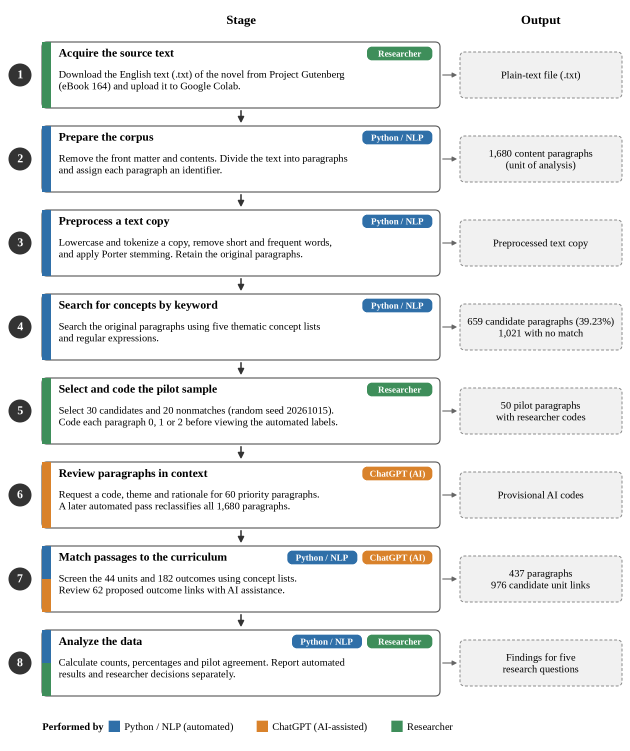
#> input picture projects/verne-science-education/figures/manuscript-en/Figure_1_Workflow.png, 1890 x 2253 px, found by its file name (shown at 1/3 size)
$ python translate_manuscript_figures.py --output out
#> lines starting #> are read from the running program, lines starting #| are printed output that depends on the picture
from pathlib import Path
from io import BytesIO
import argparse
from functools import lru_cache
from PIL import Image, ImageDraw, ImageFont

PROJECT = Path(__file__).resolve().parents[2]
SOURCE = PROJECT / "figures" / "manuscript-tr"
FIGURE_NAMES = {2: 'Figure_1_Workflow.png', 3: 'Figure_2_Keyword_Candidates.png', 4: 'Figure_3_Preliminary_Labels.png'}
parser = argparse.ArgumentParser(description="Render the English labels on the full manuscript's three original figure layouts.")
parser.add_argument("--output", type=Path, required=True, help="Folder for the English PNG files")
OUTPUT = parser.parse_args().output
OUTPUT.mkdir(parents=True, exist_ok=True)
SERIF = "/usr/share/fonts/truetype/liberation/LiberationSerif-"
SANS = "/usr/share/fonts/truetype/dejavu/DejaVuSans"
@lru_cache(maxsize=None)
def font(family, bold, pixels):
    if family == "serif": name = SERIF + ("Bold" if bold else "Regular") + ".ttf"
    else: name = SANS + ("-Bold" if bold else "") + ".ttf"
    return ImageFont.truetype(name, pixels)

class Overlay:
    def __init__(self, number, virtual_width):
#> called with number = 2, virtual_width = 805
        self.number = number
        self.image = Image.open(SOURCE / FIGURE_NAMES[number]).convert("RGBA")
#> self.image is the input picture: PIL image 1890x2253 RGBA; mean R, G, B, A 237.3, 238.3, 238.2, 255
        self.d = ImageDraw.Draw(self.image)
        self.s = self.image.width / virtual_width
#> self.s = 2.35
    def point(self, coords):
        return tuple(round(x*self.s) for x in coords)
    def box(self, region, color="white"):
        self.d.rectangle(self.point(region), fill=color)
    def rounded(self, region, color, r):
        self.d.rounded_rectangle(self.point(region), radius=round(self.s*r), fill=color)
    def text(self, pos, line, size, *, color="black", bold=False, family="sans", anchor="lm", max_width=None):
#> called with pos = (308, 25), line = 'Stage', size = 16, color = 'black', bold = True, family = 'serif', anchor = 'mm'
        pixels = round(size*self.s)
#> pixels = 38
        while max_width and font(family,bold,pixels).getlength(line) > max_width*self.s:
            pixels -= 1
#> after the loop, pixels = 38
        self.d.text(self.point(pos), line, fill=color, font=font(family,bold,pixels), anchor=anchor, stroke_width=0)
    def lines(self, x, center, lines, step, size, **kw):
        for k,line in enumerate(lines):
            self.text((x,center+(k-(len(lines)-1)/2)*step),line,size,**kw)
    def blank_bar_annotation(self, x, y, w):
        x1,y1,x2,y2=self.point((x, y-11, x+w, y+11))
        sy=round((y-21)*self.s)
        clean=self.image.crop((x1,sy,x2,sy+1)).resize((x2-x1,y2-y1))
        self.image.paste(clean,(x1,y1))
    def save(self):
        # Keep the source resolution and color information. Word uses physical
        # resolution when it calculates the tight text wrap around these charts.
        def chunks(payload):
            i=8
            while i < len(payload):
                size=int.from_bytes(payload[i:i+4], "big")
                yield payload[i+4:i+8],payload[i:i+12+size]
                i+=12+size
        source=(SOURCE / FIGURE_NAMES[self.number]).read_bytes()
        metadata=b"".join(c for name,c in chunks(source) if name in (b"pHYs",b"gAMA",b"sRGB",b"tEXt"))
        buffer=BytesIO();self.image.save(buffer,format="PNG",optimize=True)
        edited=bytearray(source[:8])
        for name,chunk in chunks(buffer.getvalue()):
            edited.extend(chunk)
            if name==b"IHDR":edited.extend(metadata)
        (OUTPUT / FIGURE_NAMES[self.number]).write_bytes(edited)

def workflow():
    a=Overlay(2,805)
    sh=dict(family="serif")
    a.box((265,10,353,40));a.box((656,10,726,40))
    a.text((308,25),"Stage",16,bold=True,anchor="mm",**sh)
    a.text((691,25),"Output",16,bold=True,anchor="mm",**sh)
    data=[
        ("Acquire the source text",["Download the English text (.txt) of the novel from Project Gutenberg", "(eBook 164) and upload it to Google Colab."],["Plain-text file (.txt)"],["Researcher"]),
        ("Prepare the corpus",["Remove the front matter and contents. Divide the text into paragraphs", "and assign each paragraph an identifier."],["1,680 content paragraphs", "(unit of analysis)"],["Python / NLP"]),
        ("Preprocess a text copy",["Lowercase and tokenize a copy, remove short and frequent words,", "and apply Porter stemming. Retain the original paragraphs."],["Preprocessed text copy"],["Python / NLP"]),
        ("Search for concepts by keyword",["Search the original paragraphs using five thematic concept lists", "and regular expressions."],["659 candidate paragraphs (39.23%)", "1,021 with no match"],["Python / NLP"]),
        ("Select and code the pilot sample",["Select 30 candidates and 20 nonmatches (random seed 20261015).", "Code each paragraph 0, 1 or 2 before viewing the automated labels."],["50 pilot paragraphs", "with researcher codes"],["Researcher"]),
        ("Review paragraphs in context",["Request a code, theme and rationale for 60 priority paragraphs.", "A later automated pass reclassifies all 1,680 paragraphs."],["Provisional AI codes"],["ChatGPT (AI)"]),
        ("Match passages to the curriculum",["Screen the 44 units and 182 outcomes using concept lists.", "Review 62 proposed outcome links with AI assistance."],["437 paragraphs", "976 candidate unit links"],["Python / NLP","ChatGPT (AI)"]),
        ("Analyze the data",["Calculate counts, percentages and pilot agreement. Report automated", "results and researcher decisions separately."],["Findings for five", "research questions"],["Python / NLP","Researcher"])
    ]
    colors={"Researcher":(62,142,90),"Python / NLP":(47,111,168),"ChatGPT (AI)":(217,130,43)}
    tops=[53.5,160.8,268.1,375.5,482.8,590.2,697.5,804.9]
    for top,(title,body,output,agents) in zip(tops,data):
        a.box((71,top+2,557,top+81),"white")
        a.text((75,top+14),title,15,bold=True,max_width=(284 if len(agents)==2 else 380),**sh)
        for j,line in enumerate(body):
            a.text((75,top+41+15*j),line,13.4,max_width=475,**sh)
        if len(agents)==1:
            starts=[469 if agents[0]=="Researcher" else 463]; ends=[552]
        elif agents[1]=="Researcher":
            starts,ends=[373,469],[462,552]
        else:
            starts,ends=[367,463],[456,552]
        for who,lo,hi in zip(agents,starts,ends):
            a.rounded((lo,top+6,hi,top+23),colors[who],6)
            a.text(((lo+hi)/2,top+14.5),who,11.4,bold=True,color="white",anchor="mm",max_width=hi-lo-6,**sh)
        a.box((591,top+16,791,top+68),(241,241,241))
        a.lines(691,top+42,output,15,13.2,anchor="mm",max_width=194,**sh)
    a.box((48,912,606,944))
    a.text((54,928),"Performed by",13.2,bold=True,**sh)
    for x,who,label in [(139,"Python / NLP","Python / NLP (automated)"),(328,"ChatGPT (AI)","ChatGPT (AI-assisted)"),(500,"Researcher","Researcher")]:
        a.box((x,921,x+14,935),colors[who]);a.text((x+20,928),label,13.1,**sh)
    a.save()

def themes():
    a=Overlay(3,860)
#> call 2 of __init__, with number = 3, virtual_width = 860
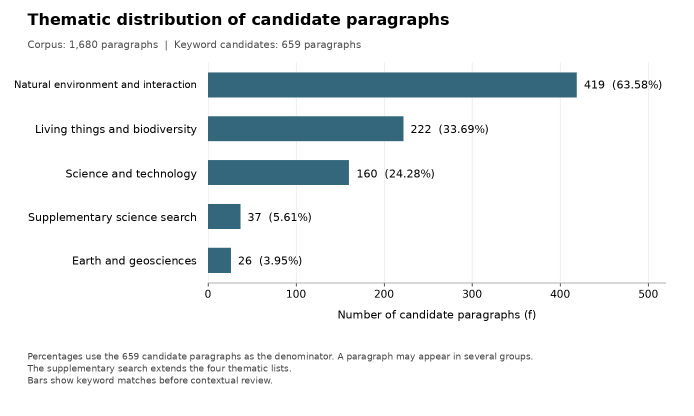
#> input picture projects/verne-science-education/figures/manuscript-en/Figure_2_Keyword_Candidates.png, 1387 x 832 px, found by its file name (shown at 1/2 size)
#> in __init__, self.image is the input picture: PIL image 1387x832 RGBA; mean R, G, B, A 234.9, 238.3, 239.6, 255
    a.box((25,6,802,69))
    a.text((34,24),"Thematic distribution of candidate paragraphs",19.8,bold=True)
    a.text((34,55),"Corpus: 1,680 paragraphs  |  Keyword candidates: 659 paragraphs",12.6,color=(77,77,77))
    a.box((10,78,252,345))
    labels=["Natural environment and interaction","Living things and biodiversity","Science and technology","Supplementary science search","Earth and geosciences"]
    for y,end,label,number in zip([105,160,215,269,323],[715,500,433,298,286],labels,["419  (63.58%)","222  (33.69%)","160  (24.28%)","37  (5.61%)","26  (3.95%)"]):
        a.text((244,y),label,13.7,anchor="rm",max_width=238)
        a.blank_bar_annotation(end+2,y,min(125,854-end-2))
        a.text((end+9,y),number,13.7)
#> this loop made 5 passes
#> pass 3, in blank_bar_annotation (call 3), `clean=self.image.crop((x1,sy,x2,sy+1)).resize((x2-x1,y2-y1))`:
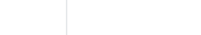
#> clean: PIL image 201x35 RGBA; mean R, G, B, A 254.8, 254.8, 254.8, 255
    a.box((360,375,734,406))
    a.text((542,390),"Number of candidate paragraphs (f)",13.5,anchor="mm")
    a.box((25,420,827,493))
    for i,line in enumerate(["Percentages use the 659 candidate paragraphs as the denominator. A paragraph may appear in several groups.", "The supplementary search extends the four thematic lists.", "Bars show keyword matches before contextual review."]):
        a.text((34,442+i*15),line,11.2,color=(69,69,69))
    a.save()

def levels():
    a=Overlay(4,860)
#> call 3 of __init__, with number = 4, virtual_width = 860
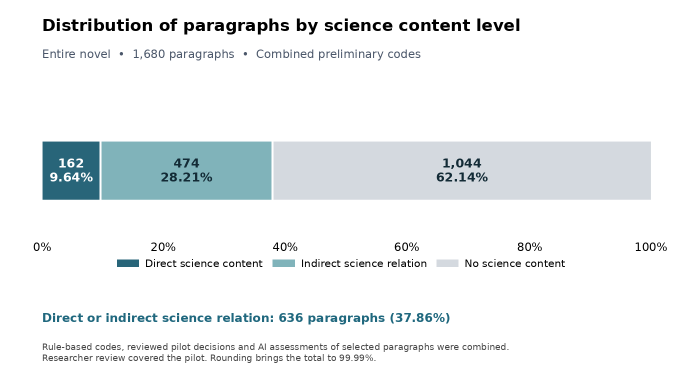
#> input picture projects/verne-science-education/figures/manuscript-en/Figure_3_Preliminary_Labels.png, 1387 x 776 px, found by its file name (shown at 1/2 size)
#> in __init__, self.image is the input picture: PIL image 1387x776 RGBA; mean R, G, B, A 237.6, 241.1, 242.3, 255
    a.box((45,12,808,84))
    a.text((52,31),"Distribution of paragraphs by science content level",20.6,bold=True)
    a.text((52,67),"Entire novel  •  1,680 paragraphs  •  Combined preliminary codes",14.3,color=(75,87,106))
    palette=[(40,101,121),(128,179,186),(212,217,223)]
    for left,right,x,lines,shade,col in [(54,122,88,["162","9.64%"],palette[0],"white"),(128,335,231,["474","28.21%"],palette[1],(19,43,54)),(341,805,573,["1,044","62.14%"],palette[2],(19,43,54))]:
        a.box((left,188,right,233),shade)
        a.lines(x,211,lines,17.2,15.3,bold=True,anchor="mm",color=col)
    a.box((27,294,835,337))
    for x,label in zip([52,203,354,505,657,807],["0%","20%","40%","60%","80%","100%"]):
        a.text((x,306),label,14.5,anchor="mm")
    for x,name,shade in [(145,"Direct science content",palette[0]),(338,"Indirect science relation",palette[1]),(541,"No science content",palette[2])]:
        a.box((x,321.5,x+27,330.5),shade);a.text((x+35,326),name,13.1)
    a.box((46,378,840,456))
    a.text((52,394),"Direct or indirect science relation: 636 paragraphs (37.86%)",15,bold=True,color=(32,104,126))
    a.text((52,430),"Rule-based codes, reviewed pilot decisions and AI assessments of selected paragraphs were combined.",11,color=(72,72,72))
    a.text((52,444),"Researcher review covered the pilot. Rounding brings the total to 99.99%.",11,color=(72,72,72))
    a.save()
workflow();themes();levels()
